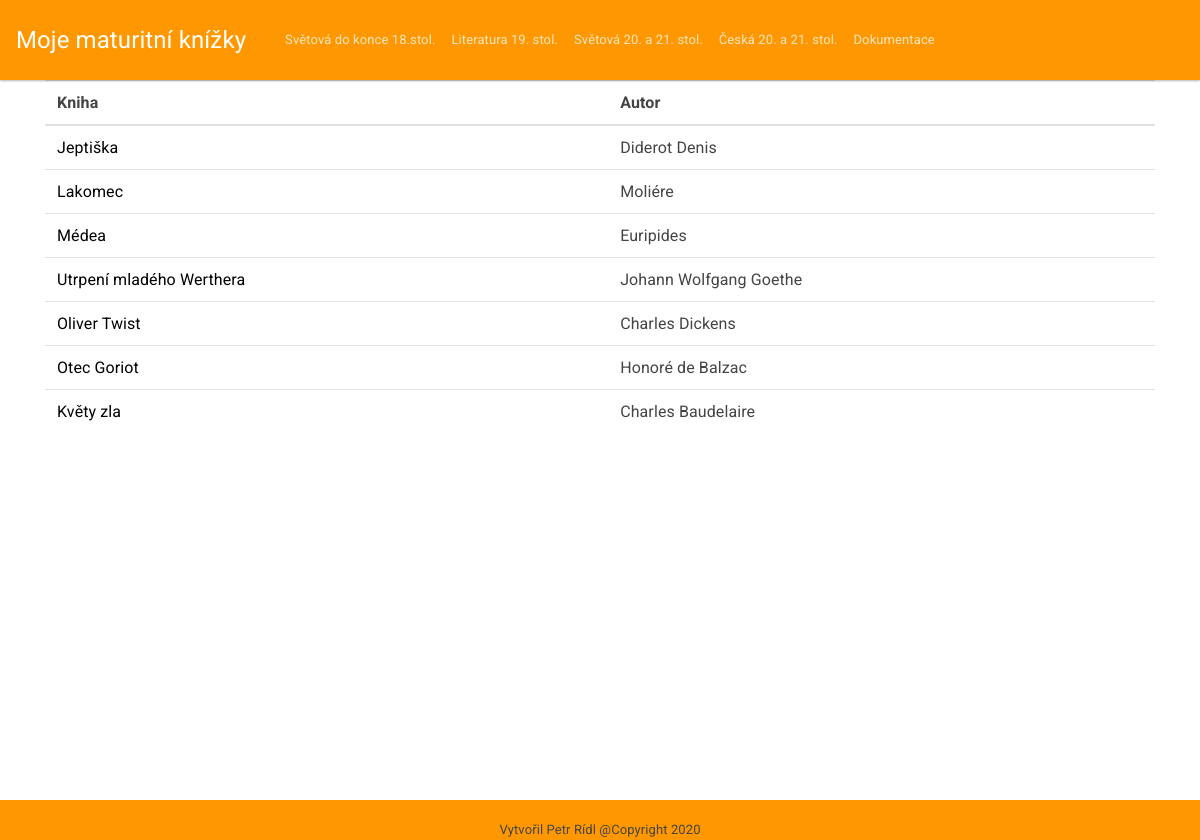
Screenshot of /index.php/hlavni_controller/svet18 with the database file from the repository.
### tables this page shows
CREATE TABLE `menu` (
  `nazev` varchar(45) NOT NULL,
  `id_menu` int(11) NOT NULL,
  `polozka_menu` varchar(45) NOT NULL
);

CREATE TABLE `knihy` (
  `idknihy` int(11) NOT NULL,
  `nazev_knihy` varchar(45) NOT NULL,
  `autor` varchar(45) NOT NULL,
  `anotace` text NOT NULL,
  `kategorie_id_kategorie` int(11) NOT NULL
);

### application/controllers/hlavni_controller.php (called while the page is built, shortened)
<?php
        class hlavni_controller extends CI_Controller {
            public function svet18()
            {
                $data['polozky'] = $this->hlavni_model->nacteni_menu();
                $data['knihy'] = $this->hlavni_model->svet18();
                $this->load->view('layout/header', $data);
                $this->load->view('content/hlavni_view', $data);
                $this->load->view('layout/footer');
            }
        }
?>

### index.php (called while the page is built, shortened)
<?php
require_once BASEPATH.'core/CodeIgniter.php';

### application/models/hlavni_model.php (called while the page is built, shortened)
<?php
        class hlavni_model extends CI_Model{
            public function nacteni_menu()
            {
                $this->db->select('*');
                $this->db->from('menu');
                $this->db->order_by('id_menu');
                $query = $this->db->get();
                return $query->result();
            }
            public function svet18()
            {
                $this->db->select('*');
                $this->db->from('knihy');
                $this->db->where('kategorie_id_kategorie = 1');
                $query = $this->db->get();
                return $query->result();
            }
        }
 ?>

### application/views/content/hlavni_view.php (the view)
<div class="container obsah">
  <table class="table">
  <thead>
    <tr>
      <th scope="col">Kniha</th>
      <th scope="col">Autor</th>
    </tr>
  </thead>
  <tbody>
     <?php foreach($knihy as $k): ?>
      <tr>
            <td>
              <a style="color: black" href="<?php echo base_url()?><?= $k->idknihy?>">  <?php echo $k->nazev_knihy;?></a>
            </td>
            <td>
                <?php echo $k->autor; ?>
            </td>
    </tr>
  <?php endforeach; ?>
  </tbody>
</table>
</div>

### application/views/layout/header.php (shortened to what this page needs)
<html>
    <head>
        <link href="<?php echo base_url()?>assets/vlastni_soubory/bootstrap.min.css" rel="stylesheet" type="text/css">
        <link href="<?php echo base_url()?>assets/vlastni_soubory/ramecek.css" rel="stylesheet" type="text/css">
    </head>
    <body>
        <nav class="navbar navbar-expand-sm navbar-dark bg-warning">
            <a class="navbar-brand" href="<?php base_url()?>hlavni">Moje maturitní knížky</a>
            <div class="container">
            <div class="collapse navbar-collapse" id="collapsibleNavId">
                <ul class="navbar-nav mr-auto mt-2 mt-lg-0">
                   <?php foreach($polozky as $p): ?>
                   <li class="nav-item">
                        <a class="nav-link" href="<?php echo base_url()?><?= $p->nazev?>"><?= $p->polozka_menu ?><span class="sr-only">(current)</span></a>
                   </li>
                   <?php endforeach; ?>
                   <li class="nav-item">
                        <a target="_blank" class="nav-link" href="<?php echo base_url()?>/assets/vlastni_soubory/dokumentace/dokumentace.pdf">Dokumentace</a>
                    </li>
                </ul>
                </div>
            </div>
        </nav>

### application/views/layout/footer.php (shortened to what this page needs)
            <div class="footer" align="center"></br>Vytvořil Petr Rídl @Copyright 2020</div>
    </body>
</html>

### assets/vlastni_soubory/ramecek.css (style rules this page uses)
.footer { align-content: center; margin-bottom: 0; background-color: ff9800; width: 100%; height: 5%; }
.obsah { float: center; width: 100%; height: 90%; }

### rows the page displays
menu: polozka_menu "Světová do konce 18.stol."
menu: polozka_menu "Literatura 19. stol."
menu: polozka_menu "Světová 20. a 21. stol."
menu: polozka_menu "Česká 20. a 21. stol."
knihy: nazev_knihy "Jeptiška", autor "Diderot Denis"
knihy: nazev_knihy "Lakomec", autor "Moliére"
knihy: nazev_knihy "Médea", autor "Euripides"
knihy: nazev_knihy "Utrpení mladého Werthera", autor "Johann Wolfgang Goethe"
knihy: nazev_knihy "Oliver Twist", autor "Charles Dickens"
knihy: nazev_knihy "Otec Goriot", autor "Honoré de Balzac"
knihy: nazev_knihy "Květy zla", autor "Charles Baudelaire"
